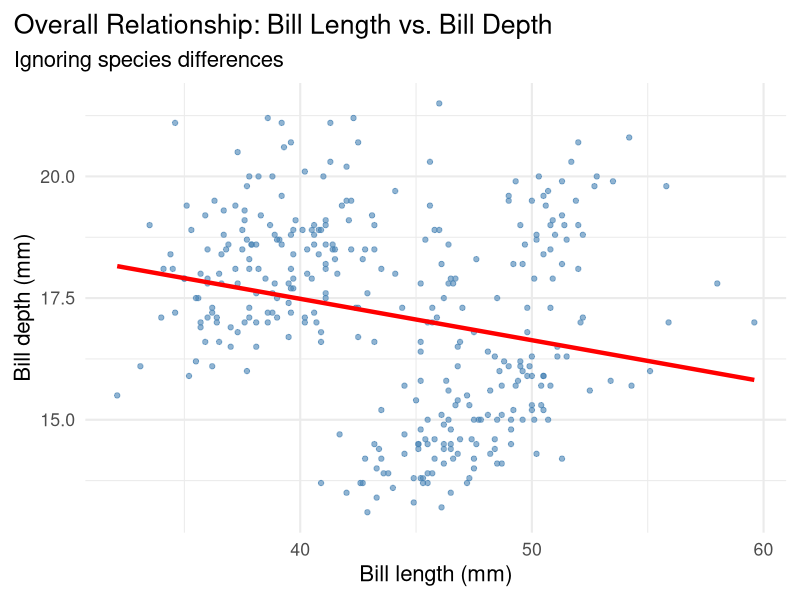
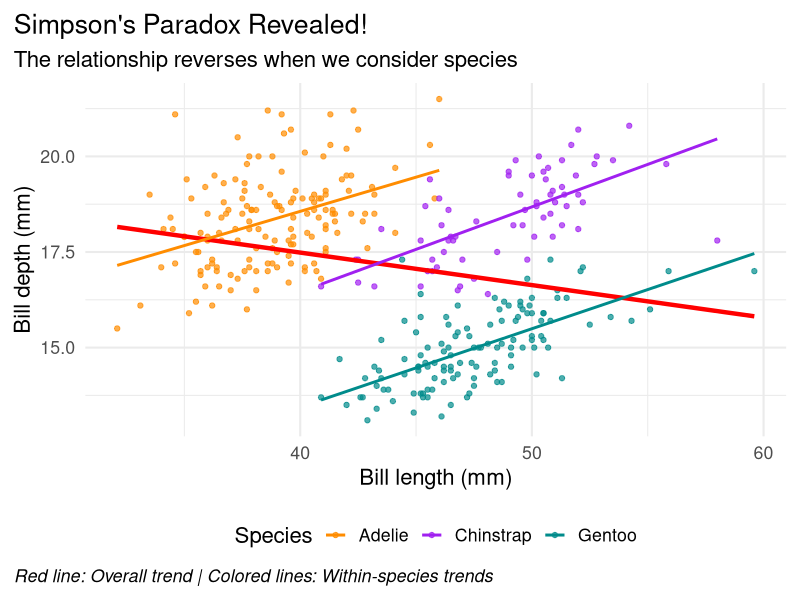
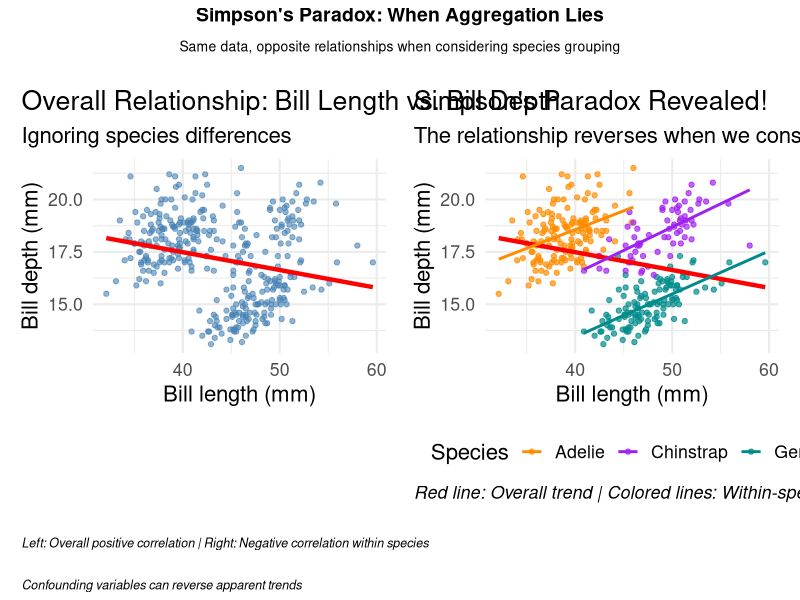

The R script that drew these images, in order:
## ---- chunk 1
#| message: false
#| warning: false
# Set CRAN mirror for package installation
options(repos = c(CRAN = "https://cran.rstudio.com/"))

# Install required packages if not already installed
if (!require(patchwork, quietly = TRUE)) {
  install.packages("patchwork")
  library(patchwork)
}

library(ggplot2)
library(palmerpenguins)
data(penguins)
## ---- chunk 2
#| message: false
#| warning: false
plot1 <- ggplot(data = penguins,
        aes(x = bill_length_mm,
        y = bill_depth_mm)) +
  theme_minimal(16) +
  geom_point(alpha = 0.6, color = "steelblue") +
  labs(title = "Overall Relationship: Bill Length vs. Bill Depth",
       subtitle = "Ignoring species differences",
       x = "Bill length (mm)",
       y = "Bill depth (mm)") +
  theme(plot.title.position = "plot",
        plot.caption = element_text(hjust = 0, face = "italic", lineheight = 1.3),
        plot.caption.position = "plot",
        plot.margin = margin(10, 10, 10, 10)) +
  geom_smooth(method = "lm", se = FALSE, color = "red", linewidth = 1.5)

plot1
## ---- chunk 3
#| message: false
#| warning: false
#| eval: true
#| fig-cap: "Simpson's Paradox Revealed: Overall vs. Species-Specific Relationships"

plot2 <- ggplot(data = penguins,
       aes(x = bill_length_mm,
           y = bill_depth_mm,
           color = species)) +
  theme_minimal(16) +
  geom_point(alpha = 0.7) +
  scale_color_manual(values = c("darkorange","purple","cyan4"),
                     name = "Species") +
  labs(title = "Simpson's Paradox Revealed!",
       subtitle = "The relationship reverses when we consider species",
       x = "Bill length (mm)",
       y = "Bill depth (mm)",
       caption = "Red line: Overall trend | Colored lines: Within-species trends") +
  theme(plot.title.position = "plot",
        plot.caption = element_text(hjust = 0, face = "italic", lineheight = 1.3),
        plot.caption.position = "plot",
        legend.position = "bottom",
        plot.margin = margin(10, 10, 10, 10)) +
  # Overall trend (ignoring species)
  geom_smooth(method = "lm", se = FALSE, color = "red", 
              linewidth = 1.5, alpha = 0.8) +
  # Species-specific trends
  geom_smooth(method = "lm", se = FALSE, linewidth = 1)

plot2
## ---- chunk 4
#| message: false
#| warning: false
#| fig-cap: "Simpson's Paradox: The Same Data, Two Different Stories"

# Create the side-by-side comparison using patchwork
comparison_plot <- (plot1 | plot2) +
  plot_annotation(
    title = "Simpson's Paradox: When Aggregation Lies",
    subtitle = "Same data, opposite relationships when considering species grouping",
    caption = "Left: Overall positive correlation | Right: Negative correlation within species\n\nConfounding variables can reverse apparent trends",
    theme = theme(
      plot.title = element_text(size = 14, face = "bold", hjust = 0.5, margin = margin(b = 10)),
      plot.subtitle = element_text(size = 10, hjust = 0.5, margin = margin(b = 15)),
      plot.caption = element_text(size = 9, hjust = 0, face = "italic", 
                                 margin = margin(t = 15), lineheight = 1.4)
    )
  )

comparison_plot
